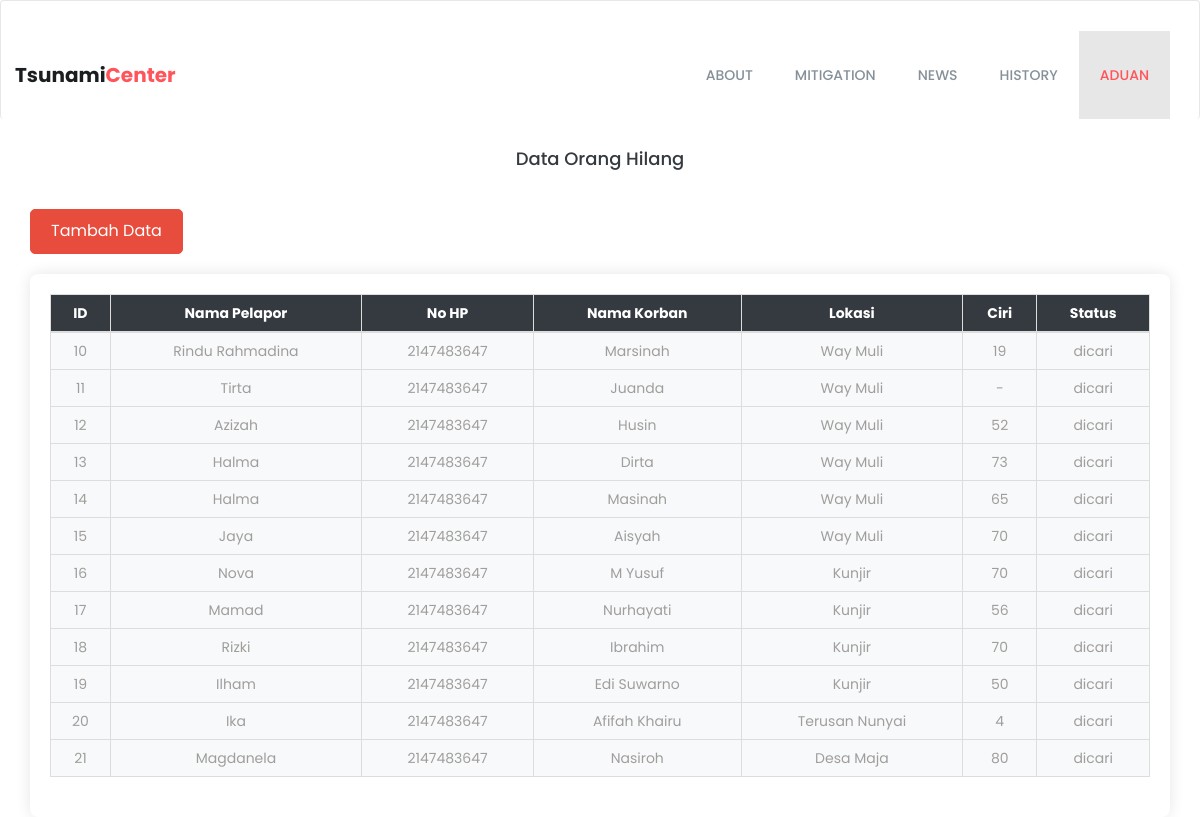
Page /daftar.php on the committed database.
### tables this page shows
CREATE TABLE `missing` (
  `id` int(11) NOT NULL,
  `nm_pelapor` varchar(20) NOT NULL,
  `no_hp` int(13) NOT NULL,
  `nm_korban` varchar(13) NOT NULL,
  `lokasi` varchar(50) NOT NULL,
  `ciri` varchar(50) NOT NULL,
  `status` text NOT NULL
);

### daftar.php (the view, shortened to what this page needs)
<?php
include 'db.php';
?>
<!DOCTYPE html>
<html lang="en">
    <head>
        <link rel="stylesheet" href="assets/css/font-awesome.min.css">
        <link rel="stylesheet" href="assets/css/bootstrap.min.css">
        <link rel="stylesheet" href="assets/css/style.css">
        <link rel="stylesheet" href="assets/css/responsive.css">
    </head>
    <body>
        <section class="top-area">
            <div class="header-area">
                <nav class="navbar navbar-default bootsnav  navbar-sticky navbar-scrollspy"  data-minus-value-desktop="70" data-minus-value-mobile="55" data-speed="1000">
                    <div class="container">
                        <div class="navbar-header">
                            <a class="navbar-brand" href="index.php">Tsunami<span>Center</span></a>
                        </div>
                        <div class="collapse navbar-collapse menu-ui-design" id="navbar-menu">
                            <ul class="nav navbar-nav navbar-right" data-in="fadeInDown" data-out="fadeOutUp">
                                <li class="scroll"><a href="index.php#home">About</a></li>
                                <li class="scroll"><a href="index.php#works">Mitigation</a></li>
                                <li class="scroll"><a href="index.php#explore">News</a></li>
                                <li class="scroll"><a href="index.php#reviews">History</a></li>
                                <li class="scroll active"><a href="index.php#blog">Aduan</a></li>
                            </ul>
                        </div>
                    </div>
                </nav>
            </div>
        </section>
        <div class="container">
            <h2 class="text-center mb-4">Data Orang Hilang</h2>
            <br><br>
            <div class="d-flex justify-content-end mb-3">
                <a href="create.php" class="btn btn-danger">Tambah Data</a>
            </div>
            <br>
            <div class="table-container">
                <table class="table table-striped table-bordered">
                    <thead>
                        <tr>
                            <th>ID</th>
                            <th>Nama Pelapor</th>
                            <th>No HP</th>
                            <th>Nama Korban</th>
                            <th>Lokasi</th>
                            <th>Ciri</th>
                            <th>Status</th>
                        </tr>
                    </thead>
                    <tbody>
                        <?php
                        $result = $conn->query("SELECT * FROM missing");
                        while ($row = $result->fetch_assoc()) {
                            echo "<tr>
                                <td>{$row['id']}</td>
                                <td>{$row['nm_pelapor']}</td>
                                <td>{$row['no_hp']}</td>
                                <td>{$row['nm_korban']}</td>
                                <td>{$row['lokasi']}</td>
                                <td>{$row['ciri']}</td>
                                <td>{$row['status']}</td>
                            </tr>";
                        }
                        ?>
                    </tbody>
                </table>
            </div>
        </div>
    </body>
</html>

### assets/css/style.css (style rules this page uses)
* { padding: 0; margin: 0; }
* { -webkit-box-sizing:border-box; -moz-box-sizing:border-box; -o-box-sizing:border-box; -ms-box-sizing:border-box; box-sizing:border-box; }
body { font-family: 'Poppins', sans-serif; font-size:14px; color:#a09e9c; text-transform:initial; max-width:1920px; margin:0 auto; overflow-x:hidden; }
a,a:hover,a:active,a:focus { display:inline-block; text-decoration:none; color: #343a3f; font-size:16px; padding:0; font-weight: 500; text-transform: capitalize; }
h1,h2,h3,h4,h5,h6 { margin: 0; color:#343a3f; font-size: 18px; font-weight: 500; text-transform: capitalize; }
ul { padding: 0; margin: 0 auto; list-style: none; }
ul li { list-style: none; }
html,body { height: 100%; }
nav.navbar.bootsnav { background-color:#fff; border-bottom: transparent; }
.navbar-header a.navbar-brand,.navbar-header a.navbar-brand:hover,.navbar-header a.navbar-brand:focus { display: inline-block; color: #1b1e20; font-size: 20px; font-weight: 700; padding: 34px 0px; text-transform:capitalize; }
.navbar-header a.navbar-brand span { display: inline-block;color:#ff545a;text-transform:capitalize; }
nav.navbar.bootsnav ul.nav > li > a { color: #859098; font-size: 14px; font-weight: 500; text-transform:uppercase; -webkit-transition: 0.3s linear; -moz-transition: 0.3s linear; -ms-transition: 0.3s linear; -o-transition: 0.3s linear; transition: 0.3s linear; }
nav.navbar.bootsnav ul.nav > li > a { padding:34px 21px; }
nav.navbar.bootsnav ul.nav > li.active>a { color: #ff545a; }
.menu-ui-design { overflow-y:scroll;height: 350px; }

### daftar.php (style rules this page uses)
body { font-family: 'Poppins', sans-serif; }
.table th, .table td { text-align: center; vertical-align: middle; }
.table th { background-color: #343a40; color: white; }
.table td { background-color: #f8f9fa; }
.btn-danger { background-color: #e74c3c; border-color: #e74c3c; color: white; font-size: 16px; padding: 10px 20px; border-radius: 5px; }
.container { margin-top: 30px; }
.table-container { background-color: white; padding: 20px; border-radius: 8px; box-shadow: 0 0 15px rgba(0, 0, 0, 0.1); }

### rows in the picture
missing: id "10", nm_pelapor "Rindu Rahmadina", no_hp "2147483647", nm_korban "Marsinah", lokasi "Way Muli", ciri "19", status "dicari"
missing: id "11", nm_pelapor "Tirta", no_hp "2147483647", nm_korban "Juanda", lokasi "Way Muli", ciri "-", status "dicari"
missing: id "12", nm_pelapor "Azizah", no_hp "2147483647", nm_korban "Husin", lokasi "Way Muli", ciri "52", status "dicari"
missing: id "13", nm_pelapor "Halma", no_hp "2147483647", nm_korban "Dirta", lokasi "Way Muli", ciri "73", status "dicari"
missing: id "14", nm_pelapor "Halma", no_hp "2147483647", nm_korban "Masinah", lokasi "Way Muli", ciri "65", status "dicari"
missing: id "15", nm_pelapor "Jaya", no_hp "2147483647", nm_korban "Aisyah", lokasi "Way Muli", ciri "70", status "dicari"
missing: id "16", nm_pelapor "Nova", no_hp "2147483647", nm_korban "M Yusuf", lokasi "Kunjir", ciri "70", status "dicari"
missing: id "17", nm_pelapor "Mamad", no_hp "2147483647", nm_korban "Nurhayati", lokasi "Kunjir", ciri "56", status "dicari"
missing: id "18", nm_pelapor "Rizki", no_hp "2147483647", nm_korban "Ibrahim", lokasi "Kunjir", ciri "70", status "dicari"
missing: id "19", nm_pelapor "Ilham", no_hp "2147483647", nm_korban "Edi Suwarno", lokasi "Kunjir", ciri "50", status "dicari"
missing: id "20", nm_pelapor "Ika", no_hp "2147483647", nm_korban "Afifah Khairu", lokasi "Terusan Nunyai", ciri "4", status "dicari"
missing: id "21", nm_pelapor "Magdanela", no_hp "2147483647", nm_korban "Nasiroh", lokasi "Desa Maja", ciri "80", status "dicari"
